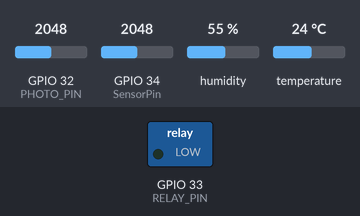
The sketch below on a simulated ESP32. Shown: switched loads named in the sketch (green lamp = pin HIGH). The inputs (shaded band) are chosen by the test bench; at power-on: GPIO 34 (SensorPin) = 2048, GPIO 32 (PHOTO_PIN) = 2048, humidity 55 %, temperature 24 °C. WiFi joins after 1.5 s; servers stay silent unless stated; no MQTT or app messages arrive unless stated; what the sketch prints to the serial monitor is not drawn.

Above: at 2.7 s.
2.8 s: GPIO 34 (SensorPin) set to 1923
At 12.8 s:
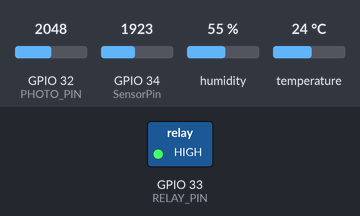
16.0 s: GPIO 34 (SensorPin) set to 2866
At 22.7 s:
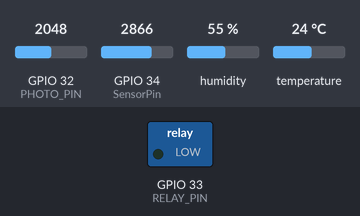
23.0 s: GPIO 34 (SensorPin) set to 1228
At 32.9 s:
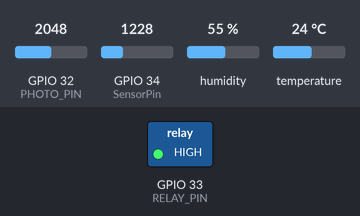
Timing chart, 0 to 34.4 s (numbered marks = the images above; inputs shaded):
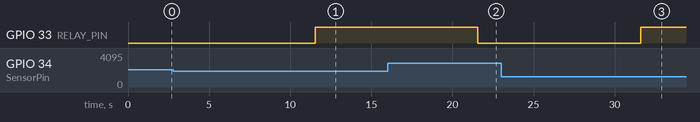

Measured:
- the behaviour switches between 1977 and 1976 on GPIO 34 (SensorPin) (found by bisection; images 0 and 1)
- after the input at 2.8 s, GPIO 33 (RELAY_PIN): LOW → HIGH after 8.7 s
- after the input at 16.0 s, GPIO 33 (RELAY_PIN): HIGH → LOW after 5.6 s
- after the input at 23.0 s, GPIO 33 (RELAY_PIN): LOW → HIGH after 8.6 s

The sketch:

jsontodb.ino
```cpp
#include <WiFi.h>
#include <PubSubClient.h>
#include "DHT.h"
#include <time.h>


#define DHTTYPE DHT11 // DHT 11
int currentState;
//const char* ssid = "INFINITUM16AB";
//const char* password = "muGJXrPT3d";
//const char* ssid = "UTT-CUERVOS";
//const char* password = "CU3RV@S2022";

//const char* ssid = "iPhone de Erick";
//const char* password = "12345678";
const char* ssid = "FallenWifi";
const char* password = "halo3.pkmn";
const char* mqtt_broker = "node02.myqtthub.com";

/* Sensor Calibration */
const int AirValue = 3040;   //you need to replace this value with Value_1
const int WaterValue = 0;  //you need to replace this value with Value_2
const int SensorPin = 34; //sensor pin
int soilMoistureValue = 0;
int soilmoisturepercent=0;

/* Relay */
const int RELAY_PIN = 33;


WiFiClient espClient;
PubSubClient client(espClient);
unsigned long lastMsg = 0;
char SensorTopic[] = "/sensor/lectures";
char OutTopicA[] = "/dispositivos/alertas";
char InTopic[] = "/dispositivos/cntrl";
char onevalueTopic[] = "/dispositivos/send/onevalue";

float temperature = 0;
float humidity = 0;
#define PHOTO_PIN 32

uint8_t DHTPin = 13;
DHT dht(DHTPin, DHTTYPE);

long previousMillis = 1000;
long sampling_period = 10000;

void setup_wifi() {
  delay(10);
  // Start by connecting to a WiFi network
  Serial.println();
  Serial.print("Connecting to ");
  Serial.println(ssid);
  WiFi.mode(WIFI_STA);
  WiFi.begin(ssid, password);
  while (WiFi.status() != WL_CONNECTED) {
    delay(500);
    Serial.print(".");
  }
  Serial.println("");
  Serial.println("WiFi connected");
  Serial.println("IP address: ");
  Serial.println(WiFi.localIP());
}

void callback(char* topic, byte* payload, unsigned int length) {
  Serial.print("Message arrived [");
  Serial.print(topic);
  Serial.print("] ");
  for (int i = 0; i < length; i++) {
    Serial.print((char)payload[i]);
  }
  Serial.println();
  Serial.print("Message received: ");
  if ((char)payload[0] == '1') {
    Serial.println("ON");
  } else if ((char)payload[0] == '0') {
    Serial.println("Off");
  }
}

void reconnect() {
  // Loop until we're reconnected
  while (!client.connected()) {
    Serial.print("Attempting MQTT connection...");
    String clientId = "Aparatejo1";
    String MQTT_user = "kevin";
    String MQTT_pass = "696969";
    // Attempt to connect
    if (client.connect(clientId.c_str(), MQTT_user.c_str(), MQTT_pass.c_str())) {
      Serial.println("connected");
      client.subscribe(InTopic);
    } else {
      Serial.print("failed, rc=");
      Serial.print(client.state());
      Serial.println(" try again in 2 seconds");
      delay(2000); // Wait 2 seconds before retrying
    }
  }
}

void get_sensor_values() {
  temperature = dht.readTemperature();
  humidity = dht.readHumidity();
  Serial.print(temperature, 1);
  Serial.print('\t');
  Serial.print(humidity, 0);
}

void setup() {
  Serial.begin(115200);
  pinMode(RELAY_PIN, OUTPUT);
  pinMode(DHTPin, INPUT);
  dht.begin();
  setup_wifi();
  client.setServer(mqtt_broker, 1883);
  client.setCallback(callback);
  previousMillis = millis();
}

void loop() {


 /* ///////////// */

  if (!client.connected()) {
    reconnect();
  }
  client.loop();


  /* //////////////////////////////////////////////////////////////////////// */

  /* //////////////////////////////////////////////////////////////////////// */
  unsigned long now = millis();
  if (now - previousMillis > sampling_period) {


    Serial.println(dht.readTemperature());
    int photoresistorValue = analogRead(PHOTO_PIN);
    photoresistorValue = photoresistorValue/10;
    get_sensor_values();

    /* Sensor reading */
    soilMoistureValue = analogRead(SensorPin);  //put Sensor insert into soil
    Serial.println(soilMoistureValue);//3620//1680//0//
    soilmoisturepercent = map(soilMoistureValue, AirValue, WaterValue, 0, 100);

    /* ///////////// */
    const int threshold = 34;
    if(soilmoisturepercent > threshold){
    digitalWrite(RELAY_PIN, HIGH);
    Serial.println("Relay estado 1");
    }
    else{
    digitalWrite(RELAY_PIN, LOW);
    Serial.println("Relay estado 0");
    }
    /* ON/OFF */
/*     if(soilmoisturepercent<threshold){
      digitalWrite(relay, LOW);
      Serial.println("Current Flowing");
      Serial.println(soilmoisturepercent);
    }else{
      digitalWrite(relay, HIGH);
      Serial.println("Current not Flowing");
      Serial.println(soilmoisturepercent);
    } */

/*     String JSON_msg = "{\"T\":" + String(temperature, 2);
    JSON_msg += ",\"RH\":" + String(humidity, 0) + ",\"HUM\":" + String(soilmoisturepercent) + ",\"LUX\":" + String(photoresistorValue)+"\"}";
     */
    String JSON_msg = "{\"T\":" + String(temperature, 2);
    JSON_msg += ",\"RH\":" + String(humidity, 0) + ",\"HUM\":" + String(soilmoisturepercent) + ",\"LUX\":" + String(photoresistorValue) + "}";

    Serial.print("Publish message: ");
    Serial.print(JSON_msg);
    // MQTT Publish to topic
    char JSON_msg_array[200];
    int JSON_msg_length = JSON_msg.length();
    JSON_msg.toCharArray(JSON_msg_array, JSON_msg_length + 1);
    Serial.println(JSON_msg_array);

    if (client.connected()) {
      client.publish(SensorTopic, JSON_msg_array);
      Serial.print("Published to topic: ");
      Serial.println(SensorTopic);

      char chrToC[5];
      String strToC = String(temperature, 1);
      strToC.toCharArray(chrToC, 5);
      client.publish(onevalueTopic, chrToC);
      Serial.println(chrToC);
    } else {
      Serial.println("Not connected to broker... couldn't send MQTT message...");
    }


    previousMillis = millis();
  }
}
```
